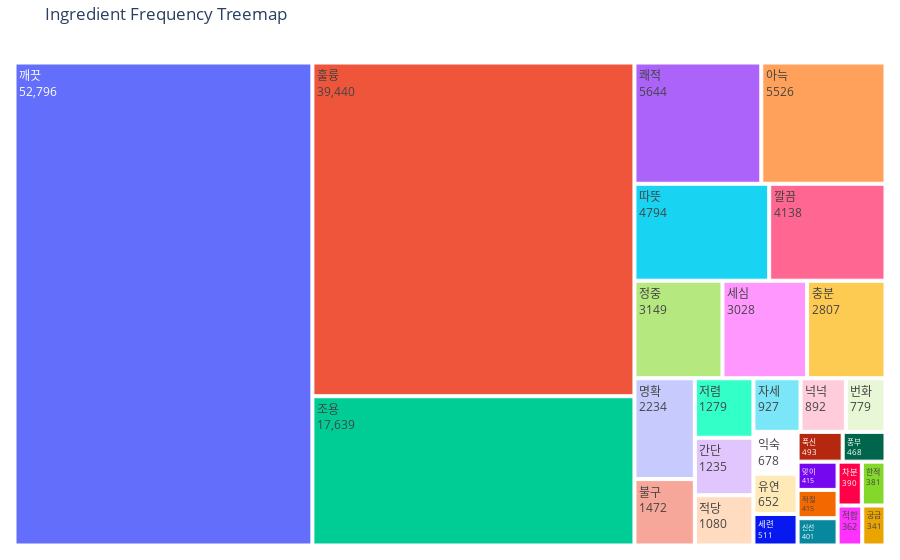

Notebook source saved alongside this figure:
### Code cell
label, counts = zip(*sorted_radixs)

generate_treemap(label, counts, 'Ingredient Frequency Treemap')

### Figure 1 — Plotly figure (JSON) as saved in the notebook; plotly's stock layout.template omitted (floating-point values rounded to 4 significant figures; data arrays with more than 128 entries replaced by an {"elided": "..."} marker saying what was removed)
{"data": [{"hoverinfo": "label+value", "labels": ["깨끗", "훌륭", "조용", "쾌적", "아늑", "따뜻", "깔끔", "정중", "세심", "충분", "명확", "불구", "저렴", "간단", "적당", "자세", "넉넉", "번화", "익숙", "유연", "세련", "푹신", "풍부", "맞이", "적절", "신선", "차분", "한적", "적합", "궁금"], "parents": ["", "", "", "", "", "", "", "", "", "", "", "", "", "", "", "", "", "", "", "", "", "", "", "", "", "", "", "", "", ""], "texttemplate": "%{label}<br>%{value}", "type": "treemap", "values": {"elided": "456 int values"}}], "layout": {"margin": {"b": 10, "l": 10, "r": 10, "t": 40}, "title": {"text": "Ingredient Frequency Treemap"}}}
